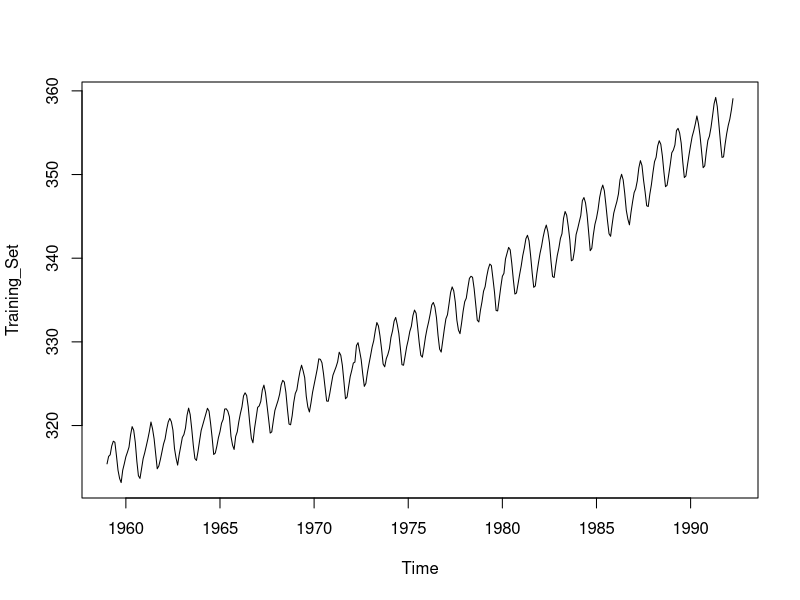
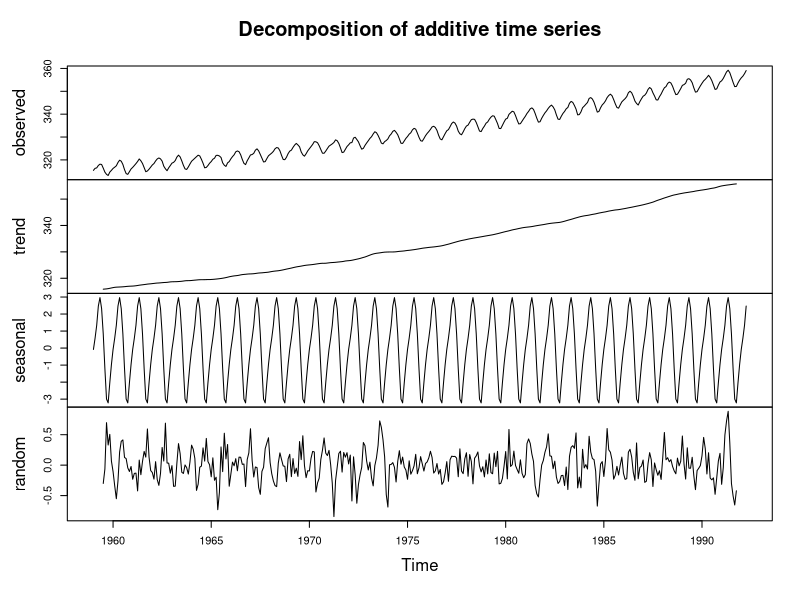
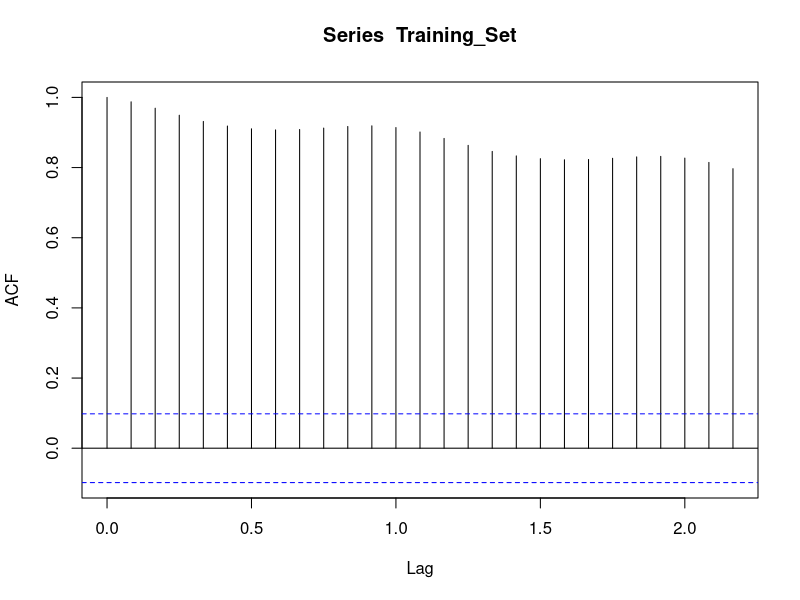
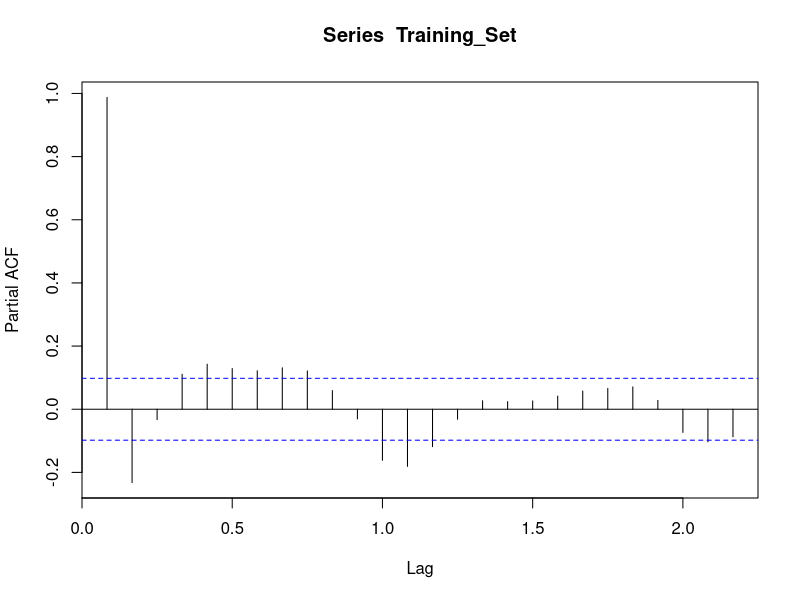
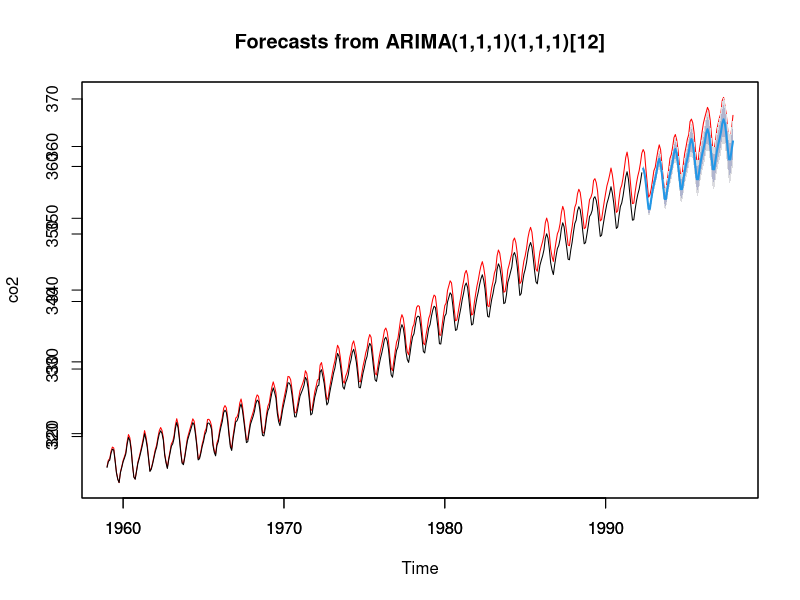

These charts were generated, in order, by the following R code:
# Lecture029: Time Series(2)

View(co2)
class(co2)
# [1] "ts"

# Training Set and Test Set
# 70%, 30%
# 80%, 20%

Training_Set <- co2[1:400]
class(Training_Set)
# [1] "numeric"

# ts()
Training_Set <-
    ts(data = Training_Set,
       start = start(co2),
       frequency = frequency(co2))
plot(Training_Set)

# decompose()
Decomposed_Training_Set <- decompose(Training_Set)
plot(Decomposed_Training_Set)

# SARIMA Model: Autoregressive Integrated Moving Average Model
# ARIMA(P,D,Q)
# P: Order of self-correlation
# D: Order of difference
# Q: Order of sliding average

# We need a mean stationary sequence as the object of modeling.
# How to judge whether a sequence is mean stationary?
# Using kpss.test() 
# if(p-value>=0.05), then the sequence is mean stationary.
library(tseries)
kpss.test(Training_Set)
# KPSS Test for Level Stationarity
# 
# data:  Training_Set
# KPSS Level = 6.6342, Truncation lag
# parameter = 5, p-value = 0.01

# Make it mean stationary by diff()

kpss.test(diff(Training_Set))
# KPSS Test for Level Stationarity
# 
# data:  diff(Training_Set)
# KPSS Level = 0.023192, Truncation lag
# parameter = 5, p-value = 0.1
# so, D = 1

# then we need to get the value of Q
# Autocorrelation coefficient 
acf(Training_Set)
# Q = 1

# then we need to get the value of P
# Partial autocorrelation coefficient 
pacf(Training_Set)
# P = 1

# The expression of the final model: SARIMA(1,1,1)*(1,1,1)12

# Model Building
library(forecast)
co2_fit <- Arima(Training_Set,
                 order = c(1, 1, 1),
                 seasonal = list(order = c(1, 1, 1), period = 12))

# Model Testing
co2_fore <- forecast(co2_fit, 68)

plot(co2, col = 'red')
par(new = TRUE)
plot(co2_fore)